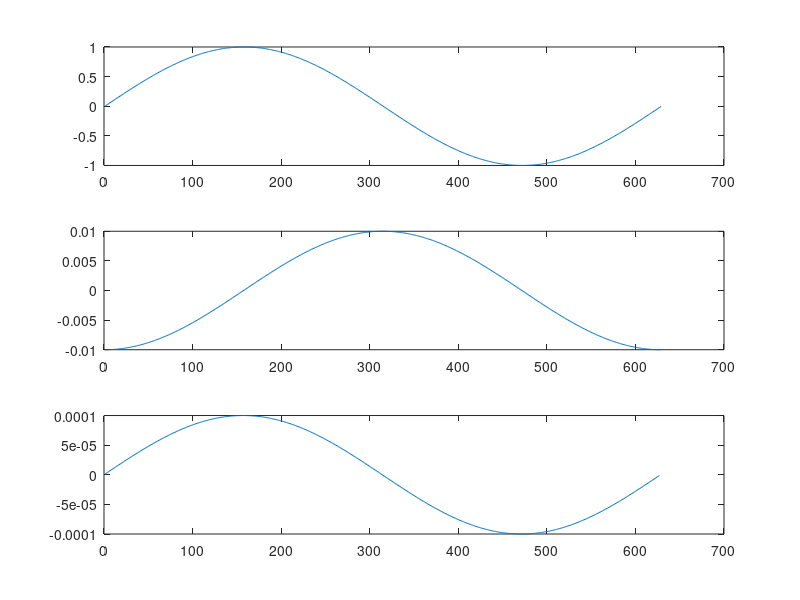

Source code (MATLAB):
y=sin([0:0.01:2*pi]); subplot(3,1,1), plot(y);
yd1=conv2(y,[-1,1],'valid'); subplot(3,1,2), plot(yd1);
yd2=conv2(y,[-1,2,-1],'valid'); subplot(3,1,3), plot(yd2);

print -dpng q411.png;